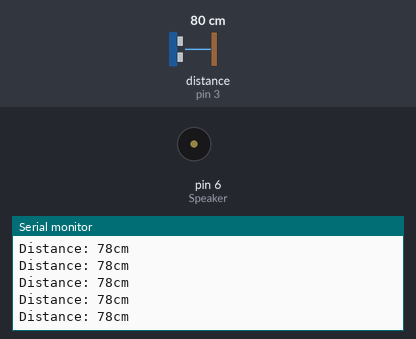
Simulated run of this sketch. Board: Arduino Uno, built with avr-gcc and run on an emulated ATmega328P. Shown: buzzer (waves = sounding), the last lines printed to the serial monitor. Wiring (inferred from the names in the program): ultrasonic range finder: trigger pin 5; echo pin 3. The inputs (shaded band) are chosen by the test bench; at power-on: distance to the obstacle (sensor on pin 3) 80 cm. The echo pulse lasts 58.3 µs per cm.

Above: at 1.2 s.
1.3 s: distance to the obstacle (sensor on pin 3) set to 25 cm
At 2.1 s:
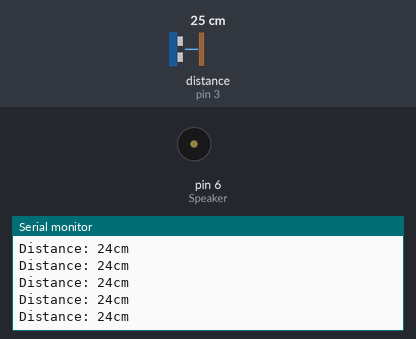
4.3 s: distance to the obstacle (sensor on pin 3) set to 19 cm
At 5.36 s:
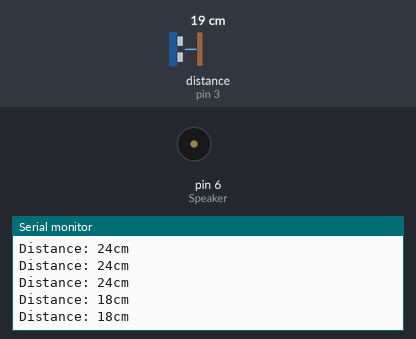
5.8 s: distance to the obstacle (sensor on pin 3) set to 12 cm
At 6.54 s:
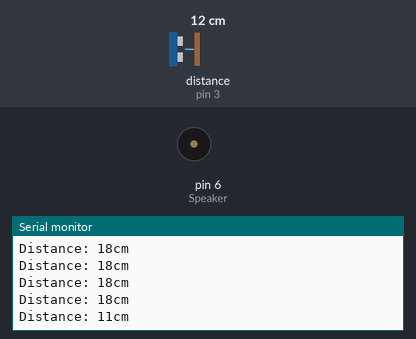
7.3 s: distance to the obstacle (sensor on pin 3) set to 9 cm
At 7.48 s:
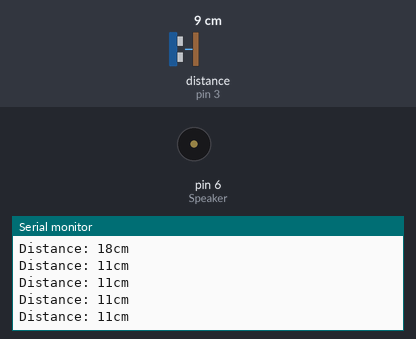
Timing chart, 0 to 10.3 s (numbered marks = the images above; inputs shaded):
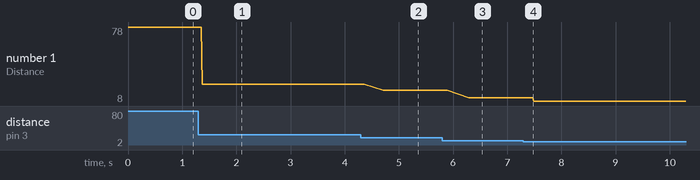

Measured:
- after the input at 1.3 s, the serial monitor: prints a new line after 0.07 s (image 1)
- after the input at 4.3 s, the serial monitor: prints a new line after 0.41 s (image 2)
- after the input at 5.8 s, the serial monitor: prints a new line after 0.49 s (image 3)
- after the input at 7.3 s, tone on pin 6 (Speaker): stays silent (without the input it goes to 2798 Hz after 2.7 s)
- plotted number 1: 78 → 24 after the input at 1.3 s, 24 → 18 after the input at 4.3 s, 18 → 11 after the input at 5.8 s, 11 → 8 after the input at 7.3 s

The sketch:

sonicSensor.ino
```cpp
const int trigPin = 5;
const int echoPin = 3;
long duration;
int distance;
int Speaker = 6;
int toneVal;
float sinVal;

void setup() {
  pinMode(Speaker, OUTPUT);
  pinMode(trigPin, OUTPUT);
  pinMode(echoPin, INPUT);
  Serial.begin(9600);

}

void loop() {
  digitalWrite(trigPin, LOW);
  delayMicroseconds(2);
  digitalWrite(trigPin, HIGH);
  delayMicroseconds(10);
  digitalWrite(trigPin, LOW);

  duration = pulseIn(echoPin, HIGH);

  distance = duration * 0.034 / 2;

  if (distance >= 10 && distance <= 20) {
    for (int x = 0; x < 180; x++) {
      sinVal = (sin(x * 3.1415 / 180));
      toneVal = 2000 + (int(sinVal * 1000));
      tone(Speaker, toneVal);
      delay(2);
    }
  } else {
    noTone(Speaker);
  }

  Serial.print("Distance: ");
  Serial.print(distance);
  Serial.println("cm");

}
```
